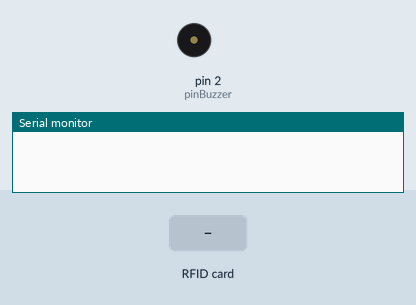
A sketch run on a simulated Arduino Uno, built with avr-gcc and run on an emulated ATmega328P. On the bench: buzzer (waves = sounding, pin HIGH), the last lines printed to the serial monitor. The test bench sets the inputs (shaded band). Pins used as bus, display or sensor lines are not drawn.

Above: at 1.2 s.
1.3 s: RFID card 05 84 D5 47 90 D1 00 held to the reader
At 1.55 s:
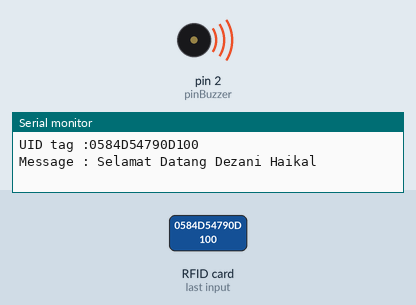
4.6 s: RFID card 5E 7A 19 C4 held to the reader
At 5.2 s:
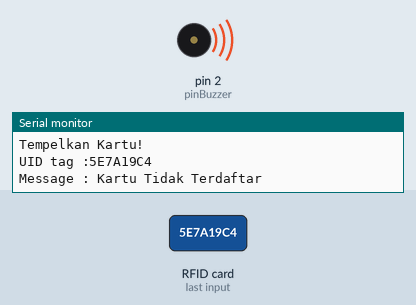
Timing chart, 0 to 7.6 s (numbered marks = the images above; inputs shaded):
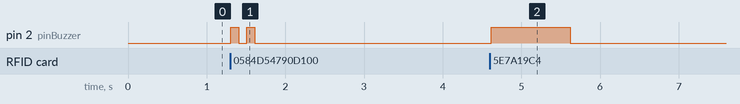

Measured:
- after the input at 1.3 s, pin 2 (pinBuzzer): alternates HIGH for 0.10 s and LOW for 0.10 s, 4 changes in all, then stays LOW, starting at once
- after the input at 4.6 s, pin 2 (pinBuzzer): LOW → HIGH at once, → LOW 1.0 s later

The sketch:

7RFID.ino
```cpp
//Download dan masukan Library MFRC522
#include <SPI.h>
#include <MFRC522.h>
//Inisialisasi pembuatan variable
String uidString;

int pinBuzzer=2;
#define SS_PIN 10
#define RST_PIN 9


MFRC522 mfrc522(SS_PIN, RST_PIN);

void setup() {
 //Menentukan Fungsionalitas dari PIN pada Microcontroller
 Serial.begin(9600); //baudrate yang digunakan untuk komunikasi microcontroller dengan komputer
 SPI.begin(); // Initiate SPI bus
 mfrc522.PCD_Init(); // Initiate MFRC522
 pinMode(pinBuzzer, OUTPUT);
}
void loop() {
 //Program yang akan dijalankan berulang-ulang
 if ( ! mfrc522.PICC_IsNewCardPresent()) {return;}
 // Select one of the cards
 if ( ! mfrc522.PICC_ReadCardSerial()) {return;}

 //Show UID on serial monitor
 Serial.print("UID tag :");
 String content= "";
 byte letter;
 for (byte i =0; i < mfrc522.uid.size; i++)
 {
 Serial.print(mfrc522.uid.uidByte[i] < 0x10 ? "0" :"");
 Serial.print(mfrc522.uid.uidByte[i], HEX);
 content.concat(String(mfrc522.uid.uidByte[i] < 0x10 ? "0" :""));
 content.concat(String(mfrc522.uid.uidByte[i], HEX));
 }
 Serial.println();
 Serial.print("Message : ");
 content.toUpperCase();

 if(content=="A732894B"){
  Serial.println("Selamat Datang ");
 }else if (content=="0584D54790D100"){
  Serial.println("Selamat Datang Dezani Haikal");
  buzzerTerdaftar();
 }else{
  Serial.println("Kartu Tidak Terdaftar");
  buzzerTidakTerdaftar();
 }
 Serial.println("Tempelkan Kartu!");
 delay(500); //Jeda waktu perulagan seama 500 mili detik
}

void buzzerTerdaftar(){
  digitalWrite(pinBuzzer,HIGH);
  delay(100);
  digitalWrite(pinBuzzer,LOW);
  delay(100);
  digitalWrite(pinBuzzer,HIGH);
  delay(100);
  digitalWrite(pinBuzzer,LOW);
  delay(100);
}

void buzzerTidakTerdaftar(){
  digitalWrite(pinBuzzer,HIGH);
  delay(1000);
  digitalWrite(pinBuzzer,LOW);
}
```
